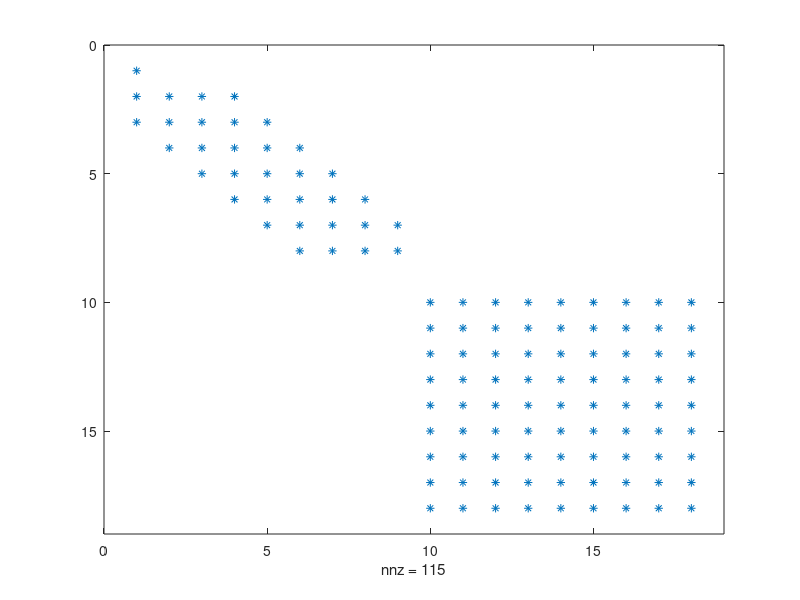

MATLAB code for this plot:
function ebeam
mu = 1;
EI = 1;
L = 0.5;

n = 10;
u = zeros(n,2);
uold = u;

x = linspace(0,L,n)';
y = zeros(size(x));

dt = 0.001;
I = 2:n;

h2 = (L/(n-1))^2;
D = sparse(n,n);
D(2,1) = -1/h2;
D(2,2) = 1/h2;
for i = 3:n-1
    D(i,i-1) = 1/h2;
    D(i,i) = -2/h2;
    D(i,i+1) = 1/h2;
end
D2 = D*D;
D2 = D2(I,I);
A = [-1/mu*EI*D2, zeros(size(D2)); zeros(size(D2)), ones(size(D2))];
spy(A)
return

figure
tisk = plot(x,y+u(:,2));
t = 0;
for i = 1:10
    q = ones(n,1)*sin(t);
    for s = 1:10
        u(I,1) = uold(I,1) - dt/mu*(EI*D2*u(I,2) + q(I));
        u(I,2) = uold(I,2) + dt*u(I,1);
    end
    t = t + dt;
    
    set(tisk,'ydata',y+u(:,2));
    drawnow
    pause(0.1);
end







